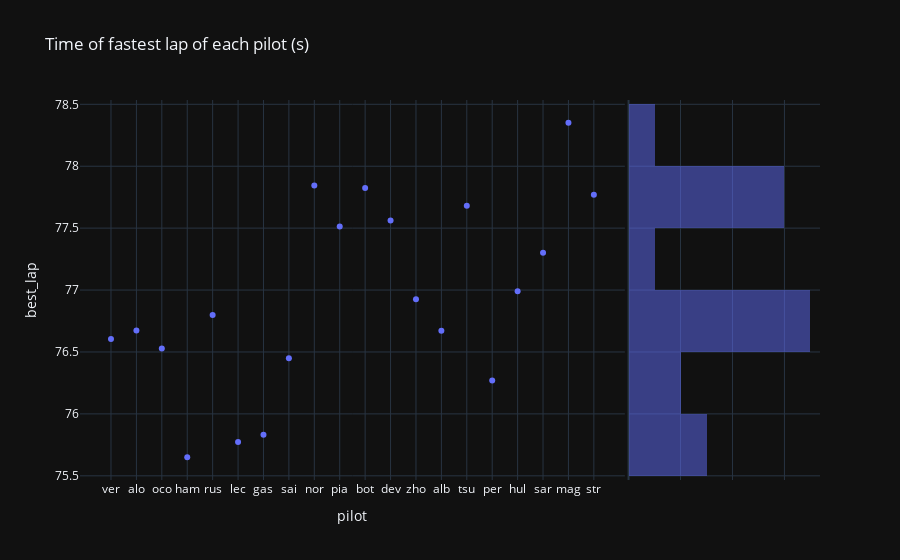

This figure's notebook cell:
### Markdown cell above
### Frontend

#### Last GP

### Code cell
px.scatter(last_gp, x="pilot", y="best_lap", title="Time of fastest lap of each pilot (s)", marginal_y="histogram", template="plotly_dark")

### Figure 1 — Plotly figure (JSON) as saved in the notebook; plotly's stock layout.template omitted (floating-point values rounded to 4 significant figures)
{"data": [{"hovertemplate": "pilot=%{x}<br>best_lap=%{y}<extra></extra>", "legendgroup": "", "marker": {"color": "#636efa", "symbol": "circle"}, "mode": "markers", "name": "", "orientation": "v", "showlegend": false, "type": "scatter", "x": ["ver", "alo", "oco", "ham", "rus", "lec", "gas", "sai", "nor", "pia", "bot", "dev", "zho", "alb", "tsu", "per", "hul", "sar", "mag", "str"], "xaxis": "x", "y": [76.6, 76.67, 76.53, 75.65, 76.8, 75.77, 75.83, 76.45, 77.84, 77.51, 77.82, 77.56, 76.93, 76.67, 77.68, 76.27, 76.99, 77.3, 78.35, 77.77], "yaxis": "y"}, {"alignmentgroup": "True", "bingroup": "y", "hovertemplate": "best_lap=%{y}<br>count=%{x}<extra></extra>", "legendgroup": "", "marker": {"color": "#636efa"}, "name": "", "offsetgroup": "", "opacity": 0.5, "showlegend": false, "type": "histogram", "xaxis": "x2", "y": [76.6, 76.67, 76.53, 75.65, 76.8, 75.77, 75.83, 76.45, 77.84, 77.51, 77.82, 77.56, 76.93, 76.67, 77.68, 76.27, 76.99, 77.3, 78.35, 77.77], "yaxis": "y2"}], "layout": {"barmode": "overlay", "legend": {"tracegroupgap": 0}, "title": {"text": "Time of fastest lap of each pilot (s)"}, "xaxis": {"anchor": "y", "domain": [0, 0.7363], "title": {"text": "pilot"}}, "xaxis2": {"anchor": "y2", "domain": [0.7413, 1], "matches": "x2", "showgrid": true, "showline": false, "showticklabels": false, "ticks": ""}, "yaxis": {"anchor": "x", "domain": [0, 1], "title": {"text": "best_lap"}}, "yaxis2": {"anchor": "x2", "domain": [0, 1], "matches": "y", "showgrid": true, "showticklabels": false}}}
